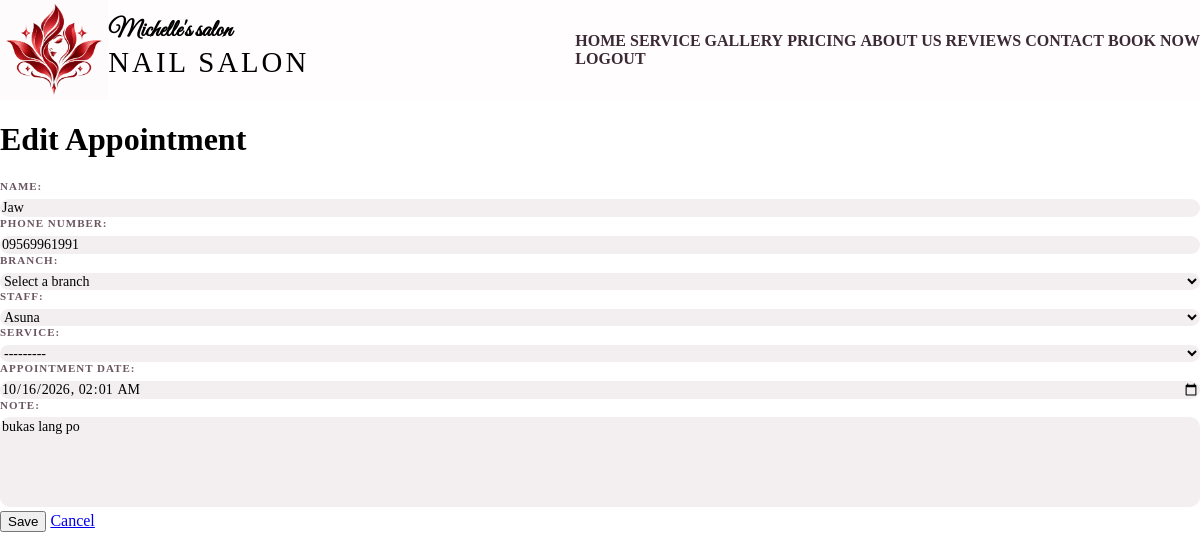
Page /appointments/1/edit/ (signed in) on the earlier database version.
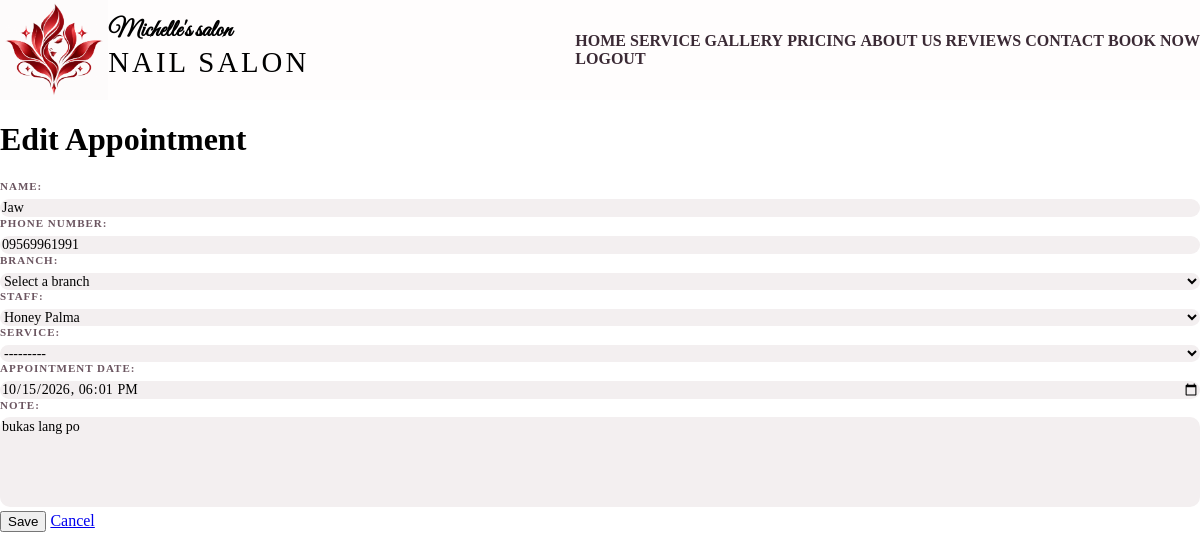
Same page on the later database version.
### apiprojects/models.py (models this page shows, shortened)
class Appointment(models.Model):
    user = models.ForeignKey(
         settings.AUTH_USER_MODEL, on_delete=models.CASCADE,
         related_name="appointments", null=True, blank=True
    )
    STATUS_CHOICES = [
         ("pending", "Pending"),
         ("completed", "Completed"),
         ("confirmed", "Confirmed"),
         ("cancelled", "Cancelled"),
         ("no_show", "No_show"),
    ]
    name = models.CharField(max_length=100)
    staff = models.ForeignKey(
        Staff, on_delete=models.PROTECT, related_name="appointments"
    )
    service = models.ForeignKey(Service, on_delete=models.PROTECT, null=True)
    branch = models.ForeignKey(Branch, on_delete=models.PROTECT, null=True, blank=True, related_name="appointments")
    status = models.CharField(max_length=10, choices=STATUS_CHOICES, default="pending")
    created_at = models.DateTimeField(auto_now_add=True)
    appointment_date = models.DateTimeField()
    phone_number = models.CharField(
            max_length=11,
            validators=[phone_validator],
            null=True, blank=True,
        )
    note = models.TextField(blank=True)
    class Meta:
        ordering = ["appointment_date"]
        constraints = [
             models.UniqueConstraint(
                  fields=["user"],
                  condition = models.Q(status__in=["pending", 'confirmed']),
                  name="one_active_appointment_per_user",
             )
        ]

### apiprojects/views.py (the view)
# urls.py: path("appointments/<int:pk>/edit/", views.appointment_update, name="appointment_update"),
@login_required
def appointment_update(request, pk):
    appointment = get_object_or_404(Appointment, pk=pk)
    if request.method == "POST":
        form = AppointmentForm(request.POST, instance=appointment)
        if form.is_valid():
            form.save()
            messages.success(request, "Your appointment has been updated.")
            return redirect("appointment_detail", pk=appointment.pk)
    else:
        form = AppointmentForm(instance=appointment)
    return render(request, "appointments/form.html", {"form": form, "title": "Edit Appointment"})

### apiprojects/models.py (called while the page is built)
    def __str__(self):
        return self.name

    def __str__(self):
        return f"{self.service_name} - ₱{self.price}"

    def __str__(self):
        return self.name

### apiprojects/templates/appointments/form.html (shortened to what this page needs)
{% extends "appointments/urltemplate.html" %}
{% block content %}
  <h1>{{ title }}</h1>
  <form method="post" class="card">
    {% for field in form %}
      <div class="field">
        {{ field.label_tag }}
        {{ field }}
      </div>
    {% endfor %}
    <button type="submit" class="btn">Save</button>
    <a class="btn secondary" href="{% url 'appointment_list' %}">Cancel</a>
  </form>
{% endblock %}

Differences in the rows shown:
changed Appointment "Jaw": staff "Asuna" → "Honey Palma"; appointment_date "10/16/2026 02:01" → "10/15/2026 18:01"
